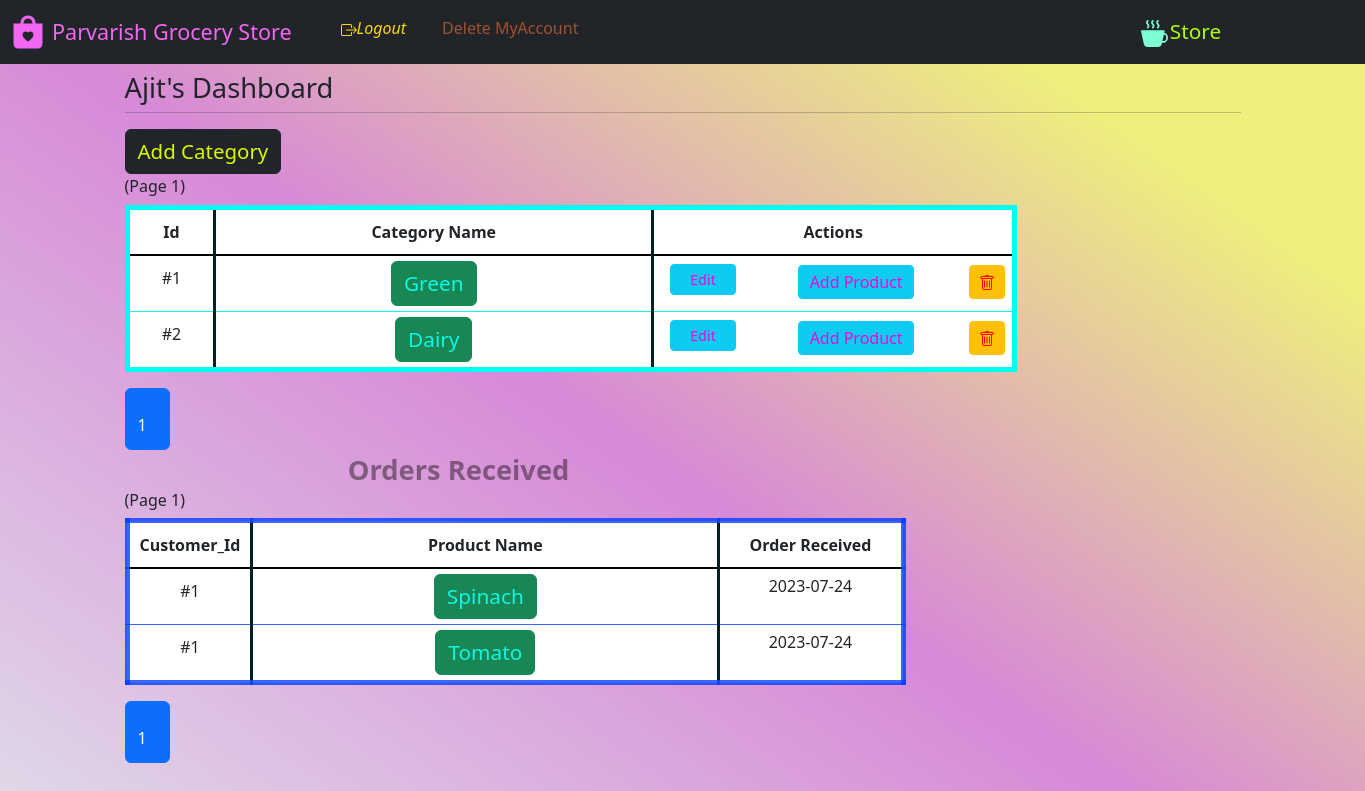
The app's page /manager_dash (signed in) with its own data.
### website/model.py (models this page shows)
class Store(db.Model, UserMixin):
    id = db.Column(db.Integer(), primary_key=True)
    role = db.Column(db.String(), nullable=False)
    email = db.Column(db.String(50), nullable=False, unique=True)
    username = db.Column(db.String(20), nullable=False, unique=False)
    password = db.Column(db.String(200), nullable=False)
    date_added = db.Column(db.Date, default=date.today())
    creates = db.relationship('Category', backref='managedBy')

class Category(db.Model):
    category_Name = db.Column(db.String(), nullable=False, unique=True)
    category_Id = db.Column(db.Integer(), primary_key=True)
    description = db.Column(db.String())
    managedBy_Id = db.Column(db.Integer(), db.ForeignKey('store.id'))
    catalog = db.relationship('Product', backref='parent')

class Ecom(db.Model):
    id = db.Column(db.Integer(), primary_key=True)
    quantity_inCart = db.Column(db.Integer(), nullable=False)
    product_id = db.Column(db.Integer(), db.ForeignKey(
        'product.product_id'))
    customer_id = db.Column(db.Integer(), db.ForeignKey(
        'customer.id'))
    manager_id = db.Column(db.Integer(), nullable=False)
    product_name = db.Column(db.String(), nullable=False)
    date_added = db.Column(db.Date, default=date.today())

### website/views.py (the view, shortened to what this page needs)
@login_required
@Views.route('/manager_dash', methods=["GET", "POST"])
def Dash_manager():
    manager_id = session['id']
    manager = Store.query.get(manager_id)
    page_1 = request.args.get('page_1', 1, type=int)
    pagination_1 = Category.query.filter(
        Category.managedBy_Id == manager_id).order_by(
        Category.category_Id).paginate(page=page_1, per_page=4)
    page_2 = request.args.get('page_2', 1, type=int)
    pagination_2 = Ecom.query.filter(Ecom.manager_id == manager_id).order_by(
        Ecom.date_added).paginate(page=page_2, per_page=4)
    return render_template('dash_m.html', categories=pagination_1, name=manager.username, id=manager_id, orders=pagination_2)

### website/auth.py (called while the page is built)
@App.login_manager.user_loader
def load_customer(id):
    if id is not None:
        return Customer.query.get(int(id))
    return None

### website/templates/dash_m.html (shortened to what this page needs)
{% extends "base.html" %} {% block title %}Store Admin{% endblock %}{% block
logout %}
<span
              id="logout"
              style="display: block inline-block; width: 600px"
            >
              <span style="margin: auto"
                ><i
                  ><a
                    class="nav-item nav-link"
                    style="float: left; color: rgb(255, 215, 0)"
                    href="/logout"
                    style="display: block; width: 10%; margin-left: 0px"
                    >Logout</a
                  ></i
                ></span
              ><span style="margin: auto"
                ><a
                  class="nav-item nav-link"
                  style="
                    float: left;
                    color: rgb(160, 82, 45);
                    width: 60%;
                    margin-left: 20px;
                  "
                  href="/delete_account"
                  onclick="return confirm('Are you sure you want to delete the account?');"
                  >Delete MyAccount</a
                ></span
              ></span
            >
{% endblock %}{% block cart %}<
 ><a
   class="nav-item nav-link"
   style="
     float: right;
     color: rgb(174, 255, 0);
     width: 40%;
     font-size: 1.3rem;
     margin-right: 20px;
   "
   href="/store"
   >Store
   </a
></span> {% endblock %} {% block content %}<section>
<h5>
  <span style="float: left; font-size: 2vw">{{ name }}'s Dashboard</span>
</h5>
<br />
<hr /></section>
<section>
<div>
  {% if categories.items|length == 0 %}
  <div class="alert alert-warning" role="alert">
    <p>None Categories, Added yet.</p>
    Press
    <button type="button" class="btn btn-dark btn-sm">
      <a
        href="{{url_for('views.Add_category')}}"
        class="alert-link;text-decoration: none;"
        style="
          /* background-color: green; */
          color: rgb(153, 43, 226);
          padding: 10px 10px; text-decoration: none;
        "
        >'Add Category'</a
      >
    </button>
    to add a new category
  </div>
  {% else %}
  <span style="float: left"
  >
    <a class="btn btn-dark"
      style="color: rgb(216, 249, 1); font-size: 1.5vw;text-decoration: none;"
      href="{{url_for('views.Add_category')}}"
      >Add Category</a
    >
  </span
>
<br>
<br>
<h6>(Page {{ categories.page }})</h6>
  <table class="table table-hover"
    style="
      border: 5px solid rgb(0, 255, 242);
      /* background-color: #96d4d4; */
      width: 80%;
    "
  ><thead class="thead-dark">
    <tr align="center" style="border-bottom: 2px solid black">
      <th
        style="
          padding: 10px 10px;
          width: 10%;
          border-right: 3px solid rgb(3, 33, 31);
        "
      >
        Id
      </th>
      <th
        style="
          border-right: 3px solid rgb(3, 33, 31);
          padding: 10px 10px;
          width: 35%;
        "
      >
        Category Name
      </th>
      <th style=" padding: 10px 10px; width: 45%" colspan="3">
        Actions
      </th>
    </tr></thead>
    <tbody>
    {% for variety in categories.items %}
    <tr align="center" style="width: 100%">
      <td style="padding: 10px; border-right: 3px solid rgb(3, 33, 31)">
        #{{ variety.category_Id }}
      </td>
      <td
        style="width: 50%; padding: 5px; border-right: 3px solid rgb(3, 33, 31)"
      >
        <a class="btn btn-success"
            style="color: rgb(16, 246, 227);text-decoration: none;font-size: 1.3em"
            href="/manager_dash/category_catalog/{{ variety.category_Id }}"
            >{{ variety.category_Name }}</a
          ></button>
      </td>
      <td >
        <a class="btn btn-info btn-sm" style="width:80%;color:rgb(246, 5, 218);font-size: 0.9em"  href="{{ url_for('views.Update_category', id = variety.category_Id)}}"
          >Edit</a
        >
      </td>
      <td  >
        <strong><a class="btn btn-info btn-sm" style="width:60%;color:rgb(246, 5, 218);font-size: 1em;margin:1px" href="/manager_dash/category_create/{{ variety.category_Id }}" style="text-decoration: none;"
          >Add Product</a
        ></strong>
      </td>
      <td >
      <strong><a class="btn btn-warning btn-sm"  onclick="return confirm('Are you sure to delete?')" style="width:100%; color: red;text-decoration: none;font-size: 1em;margin:1px" href="/manager_dash/delete_category/{{ variety.category_Id }}"></a></strong></button>
      </td></tr>
    </tr></tbody>
    {% endfor %}
  </table>
  <nav aria-label="...">
    <ul class="pagination">
      {% for number in categories.iter_pages() %}
          {% if categories.page != number %}
             <li class="page-item "><a class="page-link" href="{{ url_for('views.Dash_manager', page_1=number) }}">{{ number }}</a></li>
      {% else %}
        <li class="page-item ">
          <a class="page-link active" href="{{ url_for('views.Dash_manager', page_1=categories.page) }}">{{ categories.page }}</a>
      </li>
  {% endif %}
  {% endfor %}
    </ul>
  </nav>
  {% endif %}
</div></section>
<section>
  <strong><span class="text-center" style="font-size:2vw;margin-left:20%;color:rgba(10, 0, 3, 0.426)">Orders Received</span></strong>
  <h6>(Page {{ orders.page }})</h6>
  <table class="table table-hover"
    style="
      border: 5px solid rgba(0, 60, 255, 0.781);
      /* background-color: #96d4d4; */
      width: 70%;
    "
  ><thead class="thead-dark">
    <tr align="center" style="border-bottom: 2px solid black">
      <th
        style="
          padding: 10px 10px;
          width: 10%;
          border-right: 3px solid rgb(3, 33, 31);
        "
      >
        Customer_Id
      </th>
      <th
        style="
          border-right: 3px solid rgb(3, 33, 31);
          padding: 10px 10px;
          width: 65%;
        "
      >
        Product Name
    </th>
      <th style=" border-right: 3px solid rgb(3, 33, 31);padding: 10px 10px; width: 25%">
        Order Received
      </th>
    </tr></thead>
    <tbody>
    {% for record in orders.items %}
    <tr align="center" style="width: 100%">
      <td style="padding: 10px; border-right: 3px solid rgb(3, 33, 31)">
        #{{ record.customer_id }}
      </td>
      <td
        style="width: 50%; padding: 5px; border-right: 3px solid rgb(3, 33, 31)"
      >
        <a class="btn btn-success"
            style="color: rgb(16, 246, 227);text-decoration: none;font-size: 1.3em"
            href=""
            >{{ record.product_name }}</a
          ></button>
      </td>
      <td  style="width: 50%; padding: 5px; border-right: 3px solid rgb(3, 33, 31)">{{ record.date_added }}
      </td>
      </tr>
  </tbody>
    {% endfor %}
  </table></section>
<nav aria-label="...">
  <ul class="pagination">
    {% for number in orders.iter_pages() %}
        {% if orders.page != number %}
           <li class="page-item "><a class="page-link" href="{{ url_for('views.Dash_manager', page_2=number) }}">{{ number }}</a></li>
    {% else %}
      <li class="page-item ">
        <a class="page-link active" href="{{ url_for('views.Dash_manager', page_2=orders.page) }}">{{ orders.page }}</a>
    </li>
{% endif %}
{% endfor %}
  </ul>
</nav>
{% endblock %}

### website/templates/base.html (style rules this page uses)
.pagination { margin: 0 auto; }
html { scroll-behavior: smooth; }
body { height: 1000px; background: linear-gradient( 35deg, #e2ecec 0%, #d789d7 51%, #eef07d 85% ); }

### records on screen
Store: username "Ajit"
Category: category_Id "1", category_Name "Green"
Category: category_Id "2", category_Name "Dairy"
Ecom: customer_id "1", product_name "Spinach", date_added "2023-07-24"
Ecom: customer_id "1", product_name "Tomato", date_added "2023-07-24"

### other values on screen
{{ categories.page }} "1"
{{ orders.page }} "1"
